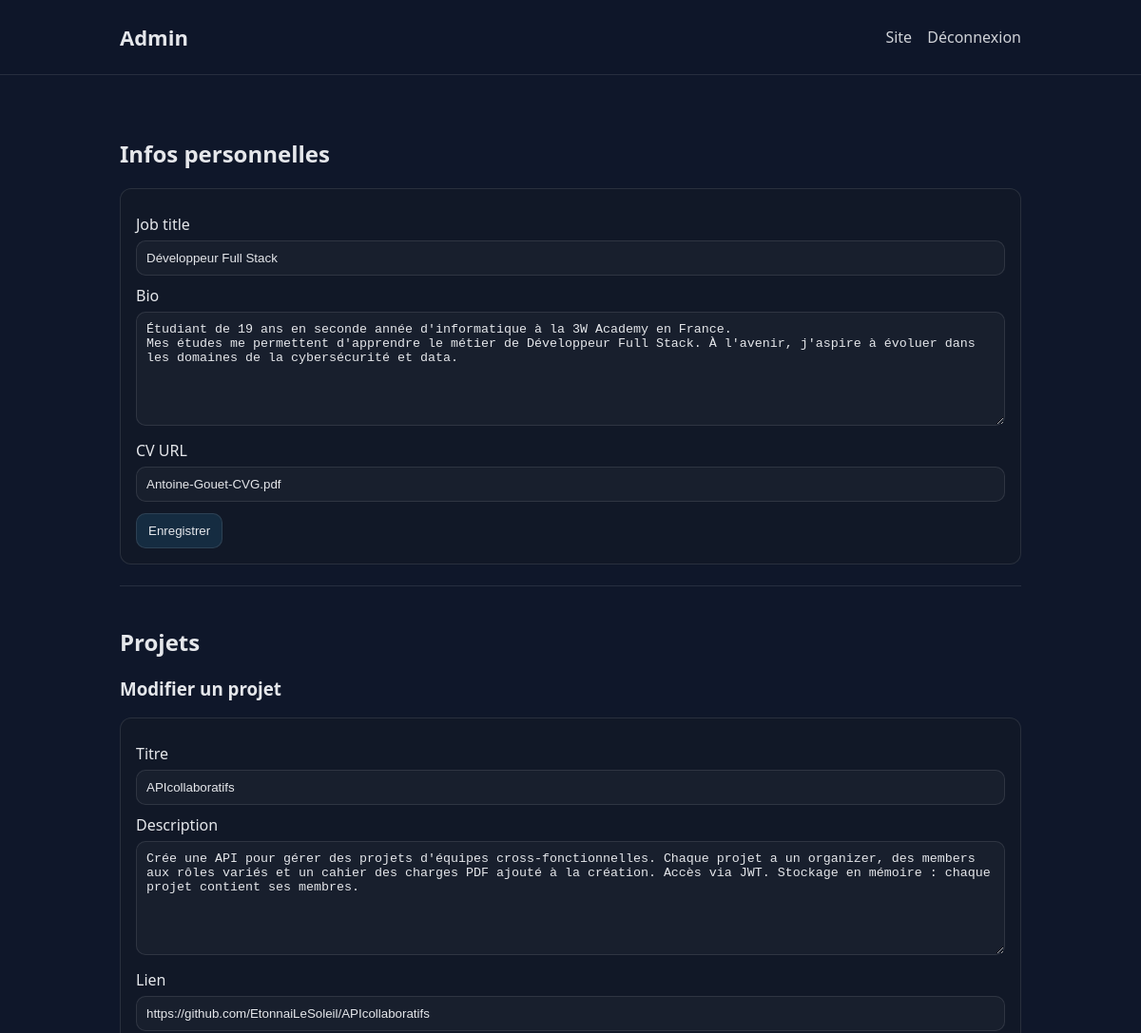
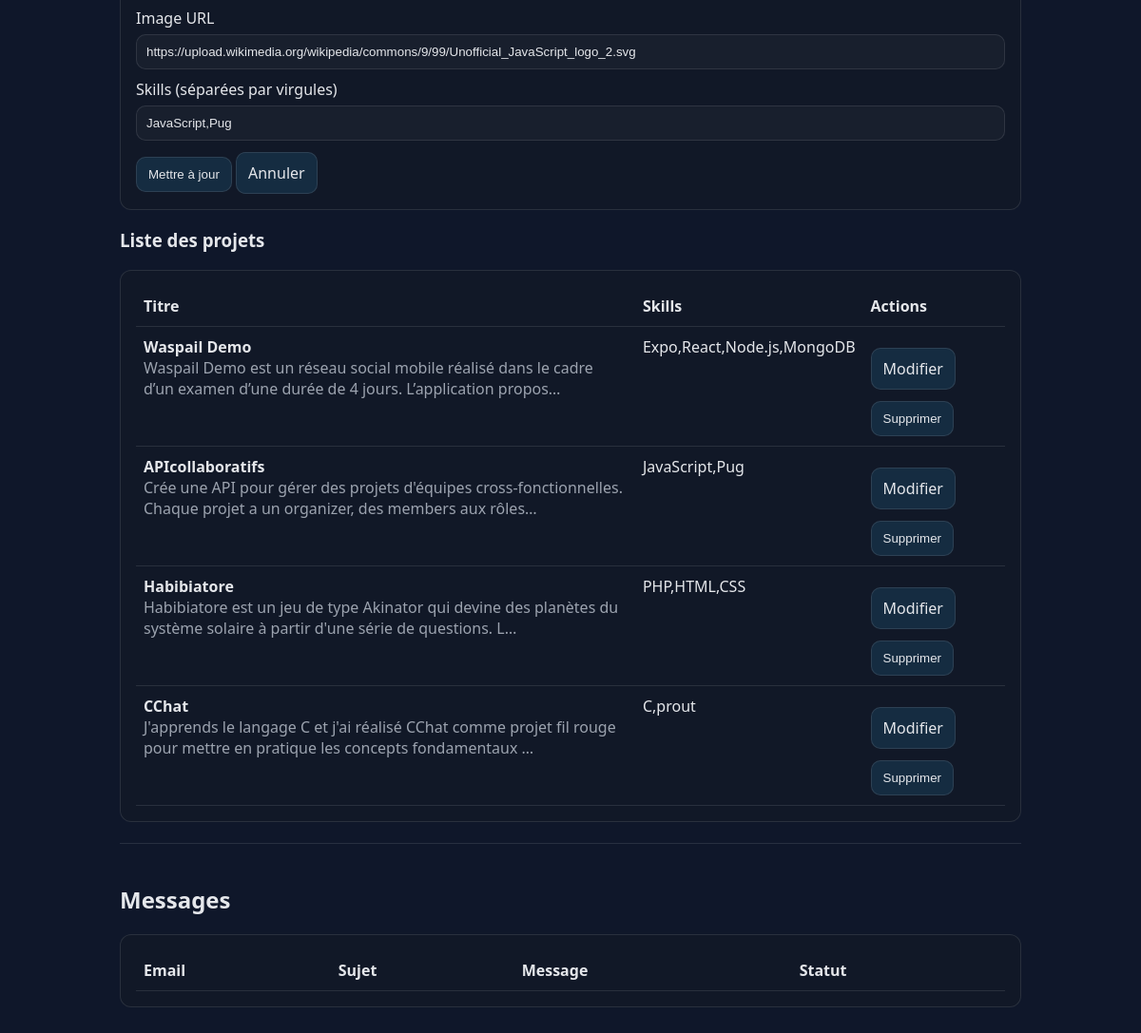
Screenshot of /admin.php?edit_project=3 (signed in) with the database file from the repository (2 pictures, top to bottom).
### tables this page shows
CREATE TABLE `user` (
  `id_user` int NOT NULL,
  `email` varchar(255) NOT NULL,
  `password_hash` varchar(255) NOT NULL,
  `job_title` varchar(255) NOT NULL,
  `bio` text,
  `cv_url` varchar(255) DEFAULT NULL
);

CREATE TABLE `project` (
  `id_project` int NOT NULL,
  `title` varchar(255) NOT NULL,
  `description` text NOT NULL,
  `link_url` varchar(255) DEFAULT NULL,
  `image_url` varchar(255) DEFAULT NULL
);

### public/view.php (called while the page is built, shortened)
<?php
function render(string $view, array $params = [], string $layout = 'layout'): void
{
    $baseDir = __DIR__;
    $viewPath = $baseDir . '/templates/' . $view . '.phtml';
    extract($params, EXTR_SKIP);
    require $viewPath;
}

### admin.php (called while the page is built, shortened)
<?php
$pdo = db();
$stmt = $pdo->prepare('SELECT id_user, email, job_title, bio, cv_url FROM user WHERE id_user = :id LIMIT 1');
$stmt->execute([':id' => (int) $_SESSION['user_id']]);
$currentUser = $stmt->fetch();
$notice = null;
$error = null;
$sqlProjects = <<<SQL
SELECT
    p.id_project,
    p.title,
    p.description,
    p.link_url,
    p.image_url,
    GROUP_CONCAT(s.name SEPARATOR ',') AS skill_list
FROM project p
LEFT JOIN project_skill ps ON p.id_project = ps.project_id
LEFT JOIN skill s ON ps.skill_id = s.id_skill
GROUP BY p.id_project
ORDER BY p.id_project DESC
SQL;
$projects = $pdo->query($sqlProjects)->fetchAll();
$messages = $pdo->query('SELECT id_message, email, subject, message, is_read FROM contact_message ORDER BY id_message DESC')->fetchAll();
$editId = (int)($_GET['edit_project'] ?? 0);
$projectToEdit = null;
if ($editId > 0) {
    $sqlEdit = <<<SQL
SELECT
    p.id_project,
    p.title,
    p.description,
    p.link_url,
    p.image_url,
    GROUP_CONCAT(s.name SEPARATOR ',') AS skill_list
FROM project p
LEFT JOIN project_skill ps ON p.id_project = ps.project_id
LEFT JOIN skill s ON ps.skill_id = s.id_skill
WHERE p.id_project = :id
GROUP BY p.id_project
SQL;
    $stmt = $pdo->prepare($sqlEdit);
    $stmt->execute([':id' => $editId]);
    $projectToEdit = $stmt->fetch();
}
render('admin', [
    'pageTitle' => 'Admin',
    'brandTitle' => 'Admin',
    'navLinks' => [
        ['href' => 'index.php', 'label' => 'Site'],
        ['href' => 'admin.php?action=logout', 'label' => 'Déconnexion'],
    ],
    'currentUser' => $currentUser,
    'projects' => $projects,
    'messages' => $messages,
    'projectToEdit' => $projectToEdit,
    'notice' => $notice,
    'error' => $error,
]);

### lib/security.php (called while the page is built, shortened)
<?php
function e(?string $value): string
{
    return htmlspecialchars($value ?? '', ENT_QUOTES | ENT_SUBSTITUTE, 'UTF-8');
}

### public/templates/admin.phtml (the view, shortened to what this page needs)
<main class="container">
  <section>
    <h2>Infos personnelles</h2>
    <form method="post" class="card" novalidate>
      <label for="job_title">Job title</label>
      <input id="job_title" name="job_title" type="text" required value="<?= e($currentUser['job_title'] ?? ''); ?>">
      <label for="bio">Bio</label>
      <textarea id="bio" name="bio"><?= e($currentUser['bio'] ?? ''); ?></textarea>
      <label for="cv_url">CV URL</label>
      <input id="cv_url" name="cv_url" type="text" value="<?= e($currentUser['cv_url'] ?? ''); ?>">
      <button class="btn" type="submit">Enregistrer</button>
    </form>
  </section>
  <section>
    <h2>Projets</h2>
    <?php if ($projectToEdit): ?>
      <h3>Modifier un projet</h3>
      <form method="post" class="card" novalidate>
        <label for="title_e">Titre</label>
        <input id="title_e" name="title" type="text" required value="<?= e($projectToEdit['title']); ?>">
        <label for="description_e">Description</label>
        <textarea id="description_e" name="description" required><?= e($projectToEdit['description']); ?></textarea>
        <label for="link_url_e">Lien</label>
        <input id="link_url_e" name="link_url" type="text" value="<?= e($projectToEdit['link_url'] ?? ''); ?>">
        <label for="image_url_e">Image URL</label>
        <input id="image_url_e" name="image_url" type="text" value="<?= e($projectToEdit['image_url'] ?? ''); ?>">
        <label for="skill_list_e">Skills (séparées par virgules)</label>
        <input id="skill_list_e" name="skill_list" type="text" required value="<?= e($projectToEdit['skill_list']); ?>">
        <button class="btn" type="submit">Mettre à jour</button>
        <a class="btn" href="admin.php">Annuler</a>
      </form>
    <?php endif; ?>
    <h3>Liste des projets</h3>
    <div class="card">
      <table class="table">
        <thead>
          <tr>
            <th>Titre</th>
            <th>Skills</th>
            <th>Actions</th>
          </tr>
        </thead>
        <tbody>
        <?php foreach ($projects as $p): ?>
          <tr>
            <td>
              <strong><?= e($p['title']); ?></strong>
              <div class="muted"><?= e(mb_strimwidth($p['description'], 0, 120, '…')); ?></div>
            </td>
            <td><?= e($p['skill_list']); ?></td>
            <td>
              <a class="btn" href="admin.php?edit_project=<?= (int)$p['id_project']; ?>">Modifier</a>
              <form method="post" style="display:inline" onsubmit="return confirm('Supprimer ce projet ?');">
                <button class="btn" type="submit">Supprimer</button>
              </form>
            </td>
          </tr>
        <?php endforeach; ?>
        </tbody>
      </table>
    </div>
  </section>
  <section>
    <h2>Messages</h2>
    <div class="card">
      <table class="table">
        <thead>
          <tr>
            <th>Email</th>
            <th>Sujet</th>
            <th>Message</th>
            <th>Statut</th>
          </tr>
        </thead>
      </table>
    </div>
  </section>
</main>

### public/css/style.css (style rules this page uses)
:root { --max: 980px; --bg: #0f172a; --card: #111827; --text: #e5e7eb; --muted: #9ca3af; --border: rgba(255,255,255,.10); --accent: #38bdf8; }
* { box-sizing: border-box; }
body { margin: 0; font-family: system-ui, -apple-system, Segoe UI, Roboto, sans-serif; background: var(--bg); color: var(--text); }
a { color: var(--accent); text-decoration: none; }
.container { max-width: var(--max); margin: 0 auto; padding: 24px 16px; }
section { padding: 22px 0; border-bottom: 1px solid var(--border); }
section:last-child { border-bottom: 0; }
.card { background: var(--card); border: 1px solid var(--border); border-radius: 12px; padding: 16px; }
.muted { color: var(--muted); }
label { display: block; margin: 10px 0 6px; }
input, textarea { width: 100%; padding: 10px; border-radius: 10px; border: 1px solid var(--border); background: rgba(255,255,255,.03); color: var(--text); }
textarea { min-height: 120px; resize: vertical; }
.btn { display: inline-block; margin-top: 12px; padding: 10px 12px; border-radius: 10px; border: 1px solid var(--border); background: rgba(56,189,248,.12); color: var(--text); cursor: pointer; }
.table { width: 100%; border-collapse: collapse; }
.table th, .table td { border-bottom: 1px solid var(--border); padding: 10px 8px; text-align: left; vertical-align: top; }

### rows the page displays
user: job_title "Développeur Full Stack", bio "Étudiant de 19 ans en seconde année d'informatique à la 3W Academy en France. Mes études me permettent d'apprendre le métier de Développeur Full Stack. À l'avenir, j'aspire à évoluer dans les domaines de la cybersécurité et data.", cv_url "Antoine-Gouet-CVG.pdf"
project: title "APIcollaboratifs", description "Crée une API pour gérer des projets d'équipes cross-fonctionnelles. Chaque projet a un organizer, des members aux rôles variés et un cahier des charges PDF ajouté à la création. Accès via JWT. Stockage en mémoire : chaque projet contient ses membres.", link_url "https://github.com/EtonnaiLeSoleil/APIcollaboratifs", image_url "https://upload.wikimedia.org/wikipedia/commons/9/99/Unofficial_JavaScript_logo_2.svg", description "Crée une API pour gérer des projets d'équipes cross-fonctionnelles. Chaque projet a un organizer, des members aux rôles…", skill_list "JavaScript,Pug"
project: title "Waspail Demo", description "Waspail Demo est un réseau social mobile réalisé dans le cadre d’un examen d’une durée de 4 jours. L’application propos…", skill_list "Expo,React,Node.js,MongoDB"
project: title "Habibiatore", description "Habibiatore est un jeu de type Akinator qui devine des planètes du système solaire à partir d'une série de questions. L…", skill_list "PHP,HTML,CSS"
project: title "CChat", description "J'apprends le langage C et j'ai réalisé CChat comme projet fil rouge pour mettre en pratique les concepts fondamentaux …", skill_list "C,prout"

### other values shown
$brandTitle "Admin"
$link['label'] "Site"
$link['label'] "Déconnexion"
